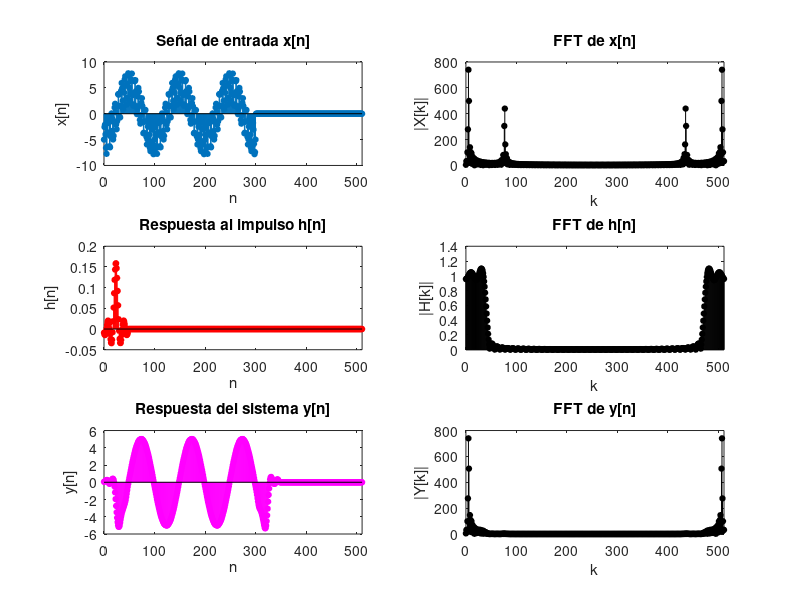

MATLAB code for this plot:
clc
clear
close all

% Intervalo de tiempo
dt = 0.0001;

% Cantidad de muestras
Nx = 301;

t = 0:dt:1;
n = 0:Nx-1;

% Señal de entrada x[n]
x = -5 * cos(2 * pi * 100 * n * dt) + 3 * sin(2 * pi * 1500 * n * dt);

% Frecuencia de corte
Fc = 800;

% Longitud de la respuesta al impulso
Nh = 2 * Fc * dt * Nx;
nh = -(Nh-1)/2:(Nh-1)/2;

h = 2 * Fc * dt * sinc(2 * Fc * dt * nh);

% Redefinir vectores x[n] y h[n] con dimensión N = 2^r
N = 2^nextpow2(Nx + length(nh) - 1);

x_padded = [x, zeros(1, N - length(x))];
h_padded = [h, zeros(1, N - length(h))];

% Realizar la convolución utilizando FFT
X = fft(x_padded);
H = fft(h_padded);
Y = X .* H;
y_fft = ifft(Y);

marker_size = 4;

% Crear gráficos
figure()

% Primer gráfico: señal de entrada x[n]
subplot(3, 2, 1)
stem(0:N-1, x_padded, 'filled', 'MarkerSize', marker_size)
title('Señal de entrada x[n]')
xlabel('n')
ylabel('x[n]')
xlim([0, N-1])

% Segundo gráfico: módulo de la FFT de x[n]
subplot(3, 2, 2)
stem(0:N-1, abs(X), 'filled', 'k', 'MarkerSize', marker_size)
title('FFT de x[n]')
xlabel('k')
ylabel('|X[k]|')
xlim([0, N-1])

% Tercer gráfico: respuesta al impulso h[n]
subplot(3, 2, 3)
stem(0:N-1, h_padded, 'filled', 'r', 'MarkerSize', marker_size)
title('Respuesta al impulso h[n]')
xlabel('n')
ylabel('h[n]')
xlim([0, N-1])

% Cuarto gráfico: módulo de la FFT de h[n]
subplot(3, 2, 4)
stem(0:N-1, abs(H), 'filled', 'k', 'MarkerSize', marker_size)
title('FFT de h[n]')
xlabel('k')
ylabel('|H[k]|')
xlim([0, N-1])

% Quinto gráfico: respuesta del sistema y[n] (en el tiempo)
subplot(3, 2, 5)
stem(0:N-1, y_fft, 'filled', 'm', 'MarkerSize', marker_size)
title('Respuesta del sistema y[n]')
xlabel('n')
ylabel('y[n]')
xlim([0, N-1])

% Sexto gráfico: módulo de la FFT de y[n]
subplot(3, 2, 6)
stem(0:N-1, abs(Y), 'filled', 'k', 'MarkerSize', marker_size)
title('FFT de y[n]')
xlabel('k')
ylabel('|Y[k]|')
xlim([0, N-1])

